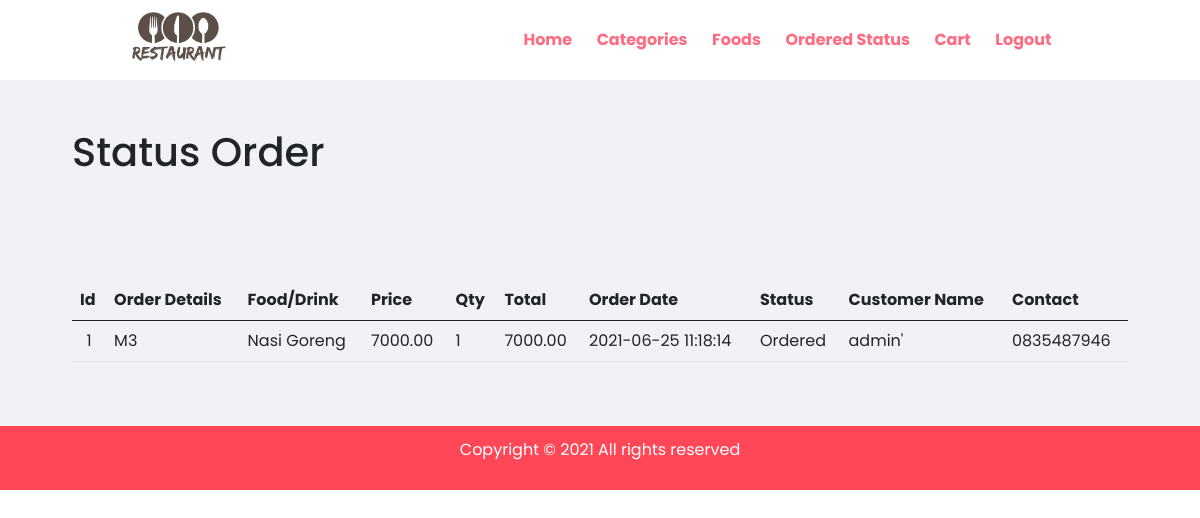
The page /after-login/status-order-login.php (signed in) on the database its author committed.
### tables this page shows
CREATE TABLE tbl_order (
  id int(10) UNSIGNED NOT NULL PRIMARY KEY,
  id_table varchar(3), FOREIGN KEY (id_table) REFERENCES tbl_meja(id_table),
  food varchar(150) NOT NULL,
  price decimal(10,2) NOT NULL,
  qty int(11) NOT NULL,
  total decimal(10,2) NOT NULL,
  order_date datetime NOT NULL,
  status varchar(50) NOT NULL,
  customer_name varchar(150) NOT NULL,
  customer_contact varchar(20) NOT NULL,
  customer_address varchar(255) NOT NULL
);

### after-login/status-order-login.php (the view, shortened to what this page needs)
<?php
    include('../config/constants.php');
?>
<!DOCTYPE html>
<html lang="en">
<head>
    <link rel="stylesheet" href="../BS/dist/css/bootstrap.min.css">
    <link rel="stylesheet" href="../css/stylestatus.css">
    <link href="https://unpkg.com/aos@2.3.1/dist/aos.css" rel="stylesheet">
	<link rel="stylesheet" href="https://cdnjs.cloudflare.com/ajax/libs/font-awesome/4.7.0/css/font-awesome.min.css">
    <link rel="stylesheet" href="../css/admin.css">
</head>
<body>
    <nav class="nav navbar-expand" data-aos="fade-down" data-aos-duration="1500" style="color: #ff6b81;">
        <div class="container">
            <div class="logo">
                <a href="#" title="Logo">
                    <img src="../images/LogoRestoran.png" alt="Restaurant Logo" class="img-responsive">
                </a>
            </div>
            <div class="text-right collapse d-flex navbar-collapse justify-content-end" id="navbarNav">
                <ul class="navbar-nav" style="font-weight: bold;">
                    <li class="navbar-text">
                        <a class="nav-link" href="<?php echo SITEURL; ?>after-login/index-login.php">Home</a>
                    </li>
                    <li class="navbar-text">
                        <a class="nav-link" href="<?php echo SITEURL; ?>after-login/category-login.php">Categories</a>
                    </li>
                    <li class="navbar-text">
                        <a class="nav-link" href="<?php echo SITEURL; ?>after-login/foods-login.php">Foods</a>
                    </li>
					<li class="navbar-text">
                        <a class="nav-link" href="<?php echo SITEURL; ?>after-login/status-order-login.php">Ordered Status</a>
					</li>
					<li class="navbar-text">
                        <a class="nav-link" href="<?php echo SITEURL; ?>after-login/cart-index.php">Cart</a>
					</li>
                    <li class="navbar-text">
                        <a class="nav-link" href="<?php echo SITEURL; ?>after-login/customer-login.php">Logout</a>
                    </li>
                </ul>
            </div>
        </div>
    </nav>
    <div class="main-content">
	    <div class="wrapper">
            <h1>Status Order</h1>
            <br /><br />
			<br><br>
			<table class="table">
				<thead>
				<tr class="text-center">
					<th scope="col">Id</th>
                    <th scope="col">Order Details</th>
					<th scope="col">Food/Drink</th>
					<th scope="col">Price</th>
					<th scope="col">Qty</th>
					<th scope="col">Total</th>
					<th scope="col">Order Date</th>
					<th scope="col">Status</th>
					<th scope="col">Customer Name</th>
					<th scope="col">Contact</th>
				</tr>
				</thead>
<?php
	$id_table = $_SESSION['cust'];
	$sql = "SELECT * FROM tbl_order WHERE status != 'Delivered' AND id_table = '$id_table' ORDER BY id ASC";
	$res = mysqli_query($conn, $sql);
	$count = mysqli_num_rows($res);
	$sn = 1;
	if($count > 0){
		while($row = mysqli_fetch_assoc($res)){
            $id_table = $row['id_table'];
			$food = $row['food'];
			$price = $row['price'];
			$qty = $row['qty'];
			$total = $row['total'];
			$order_date = $row ['order_date'];
			$status = $row ['status'];
			$customer_name = $row['customer_name'];
			$customer_contact  = $row['customer_contact'];
			?>
			<tbody>
				<tr class="table table-striped text-start">
					<td scope="row" class="text-center"><?php echo $sn++;?></td>
                    <td><?php echo $id_table;?></td>
					<td><?php echo $food;?></td>
					<td><?php echo $price;?></td>
					<td><?php echo $qty;?></td>
					<td><?php echo $total;?></td>
					<td><?php echo $order_date;?></td>
					<td>
						<?php
							if($status == "Ordered"){
								echo "<label>$status</label>";
							}elseif($status == "On Delivery"){
								echo "<label style='color: orange;'>$status</label>";
							}elseif($status == "Delivered"){
								echo "<label style='color: green;'>$status</label>";
							}elseif($status == "Cancelled"){
								echo "<label style='color: red;'>$status</label>";
							}
						?>
					</td>
					<td><?php echo $customer_name;?></td>
					<td><?php echo $customer_contact;?></td>
				</tr>
			</tbody>
			<?php
		}
	}else{
		echo "<tr><td colspan='12' class='eror'>Orders not available</td></tr>";
	}
	?>
		</table>
	</div>
</div>
     <section class="footer text-center" style="margin: auto;">
        <div class="container text-center" style="margin: auto">
            <p>Copyright &copy 2021 All rights reserved</p>
        </div>
    </section>
</body>
</html>

### css/stylestatus.css (style rules this page uses)
* { margin: 0 0; padding: 0 0; font-family: "Poppins", sans-serif; }
.container { width: 80%; margin: 0 auto; padding: 1%; }
.img-responsive { width: 100%; }
.text-right { text-align: right; }
.text-center { text-align: center; }
a { color: #ff6b81; text-decoration: none; }
.logo { width: 10%; float: left; }
.navbar-nav .navbar-text a { color: #ff6b81 !important; margin-right: 8.5px; }
.nav { color: #ff6b81; }

### css/admin.css (style rules this page uses)
* { margin: 0 0; padding: 0 0; font-family: "Poppins", sans-serif; }
.wrapper { padding: 1%; width: 90%; margin: 0 auto; }
.text-center { text-align: center; }
table tr th { border-bottom: 1px solid black; padding: 1%; text-align: left; }
table tr td { padding: 1%; }
.main-content { background-color: #f1f2f6; padding: 3% 0; }
.footer { background-color: #ff4757; color: white; }

### rows shown on the page
tbl_order: id_table "M3", food "Nasi Goreng", price "7000.00", qty "1", total "7000.00", order_date "2021-06-25 11:18:14", status "Ordered", customer_name "admin'", customer_contact "0835487946"
